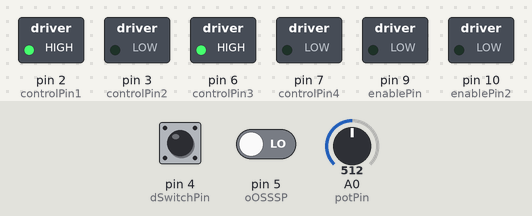
A sketch run on a simulated Arduino Uno, built with avr-gcc and run on an emulated ATmega328P. Shown: switched loads named in the sketch (green lamp = pin HIGH). Inputs (shaded band) come from the test bench; at power-on: pin 4 (dSwitchPin) LOW, pin 5 (oOSSSP) LOW, A0 (potPin) = 512.

Above: at 1.2 s.
1.3 s: pin 4 (dSwitchPin) pulled HIGH for 0.15 s
At 2.5 s:
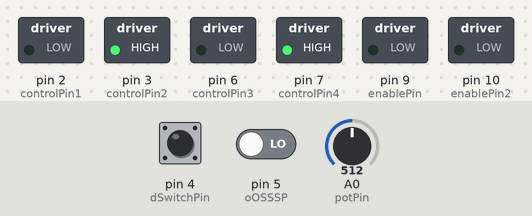
2.9 s: pin 5 (oOSSSP) driven HIGH
At 3.8 s:
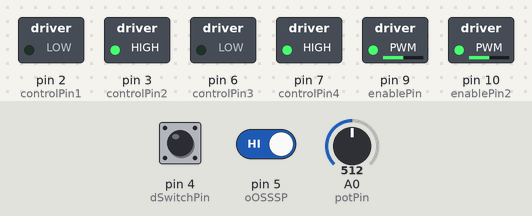
4.4 s: A0 (potPin) set to 716
At 4.8 s:
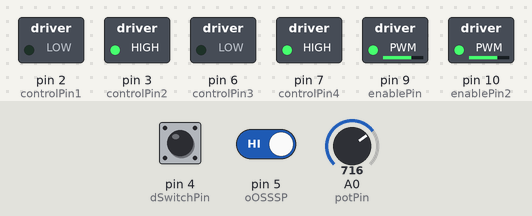
5.9 s: A0 (potPin) set to 900
At 7.1 s:
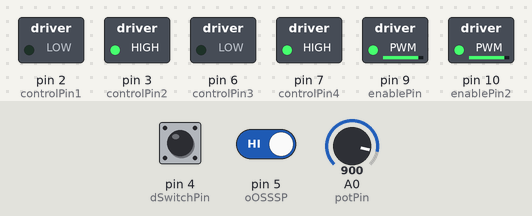
7.4 s: pin 4 (dSwitchPin) pulled HIGH for 1 s
At 8.3 s:
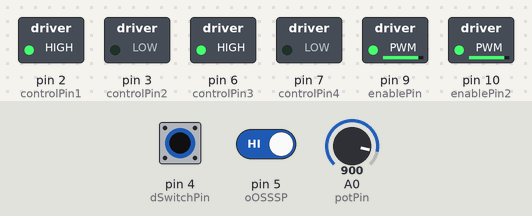
9.9 s: A0 (potPin) set to 511
At 10.2 s:
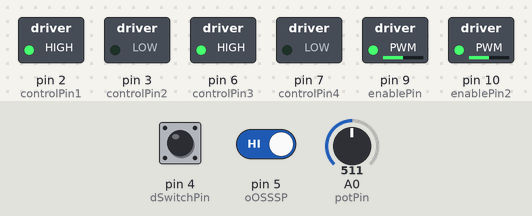
Timing chart, 0 to 12.4 s (numbered marks = the images above; inputs shaded):
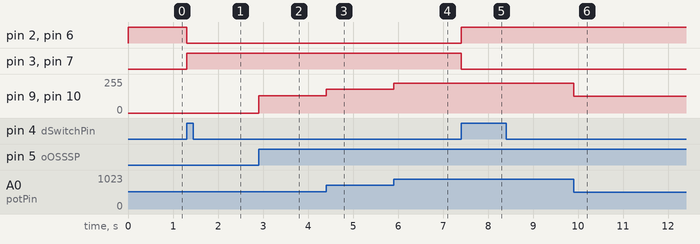

Measured:
- after the input at 1.3 s, pin 2 (controlPin1), pin 6 (controlPin3): HIGH → LOW at once; pin 3 (controlPin2), pin 7 (controlPin4): LOW → HIGH at once
- after the input at 2.9 s, pin 9 (enablePin), pin 10 (enablePin2): 0/255 → 128/255 at once
- after the input at 4.4 s, pin 9 (enablePin), pin 10 (enablePin2): 128/255 → 179/255 at once
- after the input at 5.9 s, pin 9 (enablePin), pin 10 (enablePin2): 179/255 → 225/255 at once
- after the input at 7.4 s, pin 2 (controlPin1), pin 6 (controlPin3): LOW → HIGH at once; pin 3 (controlPin2), pin 7 (controlPin4): HIGH → LOW at once
- after the input at 9.9 s, pin 9 (enablePin), pin 10 (enablePin2): 225/255 → 127/255 at once

The sketch:

2MotorZoetrophe.ino
```cpp
const int controlPin1 = 2;
const int controlPin2 = 3;
const int controlPin3 = 6;
const int controlPin4 = 7;
const int enablePin = 9;
const int enablePin2 = 10;
const int dSwitchPin = 4;
const int oOSSSP = 5;
const int potPin = A0;
int oOSS = 0;
int poOSS = 0;
int dSS =0;
int pdSS = 0;
int motorEnabled = 0;
int motorSpeed = 0;
int motorDirection = 1;

void setup()
 {
  pinMode(dSwitchPin, INPUT);
  pinMode(oOSSSP, INPUT);
  pinMode(controlPin1, OUTPUT);
  pinMode(controlPin2, OUTPUT);
  pinMode(controlPin3, OUTPUT);
  pinMode(controlPin4, OUTPUT);
  pinMode(enablePin, OUTPUT);
  pinMode(enablePin2, OUTPUT);
  digitalWrite(enablePin, LOW);
 }
void loop()
 {
  oOSS = digitalRead(oOSSSP);
  delay(1);
  dSS = digitalRead(dSwitchPin);
  motorSpeed = analogRead(potPin)/4;
  if(oOSS != poOSS)
   {
    if(oOSS == HIGH)
     {
      motorEnabled = !motorEnabled;
     }
   }
  if (dSS != pdSS)
   {
    if (dSS == HIGH)
     {
      motorDirection = !motorDirection;
     }
   }
  if(motorDirection == 1)
   {
    digitalWrite(controlPin1, HIGH);
    digitalWrite(controlPin2, LOW);
    digitalWrite(controlPin3, HIGH);
    digitalWrite(controlPin4, LOW);
   }
  else
   {
    digitalWrite(controlPin1, LOW);
    digitalWrite(controlPin2, HIGH);
    digitalWrite(controlPin3, LOW);
    digitalWrite(controlPin4, HIGH);
   }
  if(motorEnabled == 1)
   {
    analogWrite(enablePin, motorSpeed);
    analogWrite(enablePin2, motorSpeed);
   }
  else
   {
    analogWrite(enablePin, 0);
    analogWrite(enablePin2, 0);
   }
  pdSS = dSS;
  poOSS = oOSS;
 }
```
